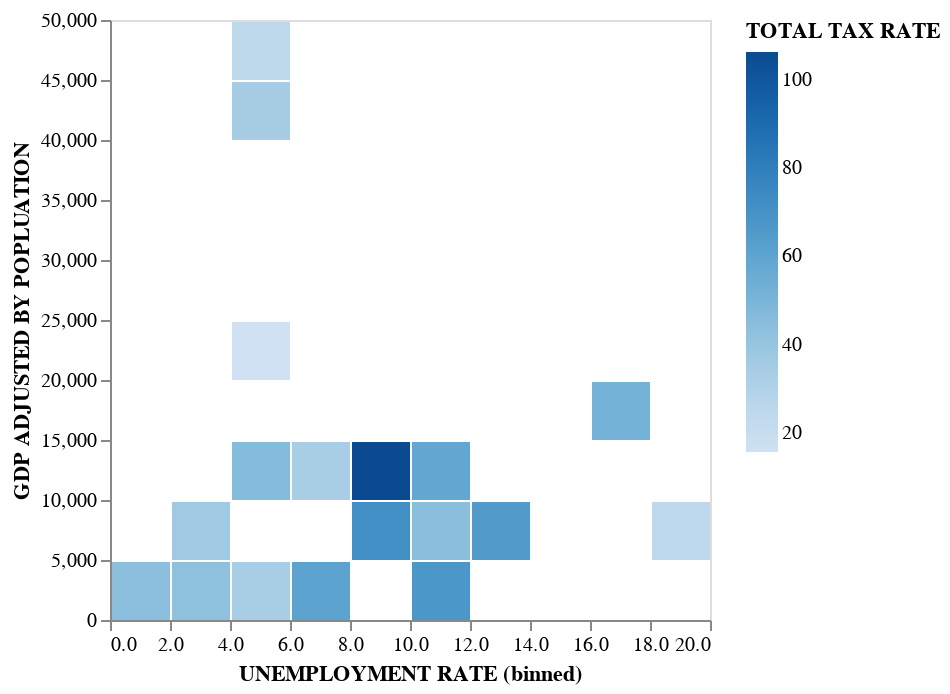

Notebook code for this chart:
### Code cell
alt.Chart(final_dataset).mark_bar().encode(
    alt.X('UNEMPLOYMENT RATE:Q', bin=alt.BinParams(maxbins=15)),
    alt.Y('result', bin=alt.BinParams(maxbins=10), title = 'GDP ADJUSTED BY POPLUATION'),
    alt.Color('TOTAL TAX RATE')
)

### Figure 1 — Vega-Lite specification as saved in the notebook (floating-point values rounded to 4 significant figures)
{"config": {"view": {"continuousWidth": 300, "continuousHeight": 300}}, "data": {"name": "data-b03b662c659bb7519168008b1c145fbf"}, "mark": {"type": "bar"}, "encoding": {"color": {"field": "TOTAL TAX RATE", "type": "quantitative"}, "x": {"bin": {"maxbins": 15}, "field": "UNEMPLOYMENT RATE", "type": "quantitative"}, "y": {"bin": {"maxbins": 10}, "field": "result", "title": "GDP ADJUSTED BY POPLUATION", "type": "quantitative"}}, "$schema": "https://vega.github.io/schema/vega-lite/v5.8.0.json", "datasets": {"data-b03b662c659bb7519168008b1c145fbf": [{"Unnamed: 0": 0, "date": "2023-03-21", "COUNTRY": "Afghanistan", "CAPITAL/MAJOR CITY": "Kabul", "CURRENCY-CODE": "AFN", "density": 60, "BIRTH RATE": 32.49, "CO2-EMISSIONS": 8672, "FERTILITY RATE": 4.47, "FORESTED AREA (%)": 2.1, "GDP": 19100000000.0, "INFANT MORTALITY": 47.9, "LIFE EXPECTANCY": 64.5, "MINIMUM WAGE": 0.43, "OFFICIAL LANGUAGE": "Pashto", "PHYSICIANS PER THOUSAND": 0.28, "POPULATION": 38041754, "TOTAL TAX RATE": 71.4, "UNEMPLOYMENT RATE": 11.12, "Generosity": 2, "Ladder score": 1, "Freedom to make life choices": 1, "Level Of Social Support in Society": "Very Low", "Level Of Corruption": "Very High", "result": 502.1}, {"Unnamed: 0": 1, "date": "2003-05-21", "COUNTRY": "Algeria", "CAPITAL/MAJOR CITY": "Algiers", "CURRENCY-CODE": "DZD", "density": 18, "BIRTH RATE": 24.28, "CO2-EMISSIONS": 150006, "FERTILITY RATE": 3.02, "FORESTED AREA (%)": 0.8, "GDP": 170000000000.0, "INFANT MORTALITY": 20.1, "LIFE EXPECTANCY": 76.7, "MINIMUM WAGE": 0.95, "OFFICIAL LANGUAGE": "Arabic", "PHYSICIANS PER THOUSAND": 1.72, "POPULATION": 43053054, "TOTAL TAX RATE": 66.1, "UNEMPLOYMENT RATE": 11.7, "Generosity": 1, "Ladder score": 3, "Freedom to make life choices": 2, "Level Of Social Support in Society": "Very High", "Level Of Corruption": "High", "result": 3948.0}, {"Unnamed: 0": 2, "date": "2023-07-17", "COUNTRY": "Argentina", "CAPITAL/MAJOR CITY": "Buenos Aires", "CURRENCY-CODE": "ARS", "density": 17, "BIRTH RATE": 17.02, "CO2-EMISSIONS": 201348, "FERTILITY RATE": 2.26, "FORESTED AREA (%)": 9.8, "GDP": 449700000000.0, "INFANT MORTALITY": 8.8, "LIFE EXPECTANCY": 76.5, "MINIMUM WAGE": 3.35, "OFFICIAL LANGUAGE": "Spanish", "PHYSICIANS PER THOUSAND": 3.96, "POPULATION": 44938712, "TOTAL TAX RATE": 106.3, "UNEMPLOYMENT RATE": 9.79, "Generosity": 2, "Ladder score": 4, "Freedom to make life choices": 4, "Level Of Social Support in Society": "Very High", "Level Of Corruption": "Very High", "result": 10010.0}, {"Unnamed: 0": 3, "date": "2018-04-02", "COUNTRY": "Bolivia", "CAPITAL/MAJOR CITY": "Sucre", "CURRENCY-CODE": "BOB", "density": 11, "BIRTH RATE": 21.75, "CO2-EMISSIONS": 21606, "FERTILITY RATE": 2.73, "FORESTED AREA (%)": 50.3, "GDP": 40900000000.0, "INFANT MORTALITY": 21.8, "LIFE EXPECTANCY": 71.2, "MINIMUM WAGE": 1.36, "OFFICIAL LANGUAGE": "Spanish", "PHYSICIANS PER THOUSAND": 1.59, "POPULATION": 11513100, "TOTAL TAX RATE": 83.7, "UNEMPLOYMENT RATE": 3.5, "Generosity": 2, "Ladder score": 4, "Freedom to make life choices": 5, "Level Of Social Support in Society": "High", "Level Of Corruption": "Very High", "result": 3552.0}, {"Unnamed: 0": 4, "date": "2017-04-03", "COUNTRY": "Botswana", "CAPITAL/MAJOR CITY": "Gaborone", "CURRENCY-CODE": "BWP", "density": 4, "BIRTH RATE": 24.82, "CO2-EMISSIONS": 6340, "FERTILITY RATE": 2.87, "FORESTED AREA (%)": 18.9, "GDP": 18340000000.0, "INFANT MORTALITY": 30.0, "LIFE EXPECTANCY": 69.3, "MINIMUM WAGE": 0.29, "OFFICIAL LANGUAGE": "English", "PHYSICIANS PER THOUSAND": 0.37, "POPULATION": 2346179, "TOTAL TAX RATE": 25.1, "UNEMPLOYMENT RATE": 18.19, "Generosity": 1, "Ladder score": 2, "Freedom to make life choices": 4, "Level Of Social Support in Society": "High", "Level Of Corruption": "Very High", "result": 7817.0}, {"Unnamed: 0": 5, "date": "2022-06-08", "COUNTRY": "Brazil", "CAPITAL/MAJOR CITY": "Bras���", "CURRENCY-CODE": "BRL", "density": 25, "BIRTH RATE": 13.92, "CO2-EMISSIONS": 462299, "FERTILITY RATE": 1.73, "FORESTED AREA (%)": 58.9, "GDP": 1840000000000.0, "INFANT MORTALITY": 12.8, "LIFE EXPECTANCY": 75.7, "MINIMUM WAGE": 1.53, "OFFICIAL LANGUAGE": "Portuguese", "PHYSICIANS PER THOUSAND": 2.15, "POPULATION": 212559417, "TOTAL TAX RATE": 65.1, "UNEMPLOYMENT RATE": 12.08, "Generosity": 2, "Ladder score": 4, "Freedom to make life choices": 4, "Level Of Social Support in Society": "High", "Level Of Corruption": "High", "result": 8655.0}, {"Unnamed: 0": 6, "date": "2012-10-28", "COUNTRY": "Canada", "CAPITAL/MAJOR CITY": "Ottawa", "CURRENCY-CODE": "CAD", "density": 4, "BIRTH RATE": 10.1, "CO2-EMISSIONS": 544894, "FERTILITY RATE": 1.5, "FORESTED AREA (%)": 38.2, "GDP": 1736000000000.0, "INFANT MORTALITY": 4.3, "LIFE EXPECTANCY": 81.9, "MINIMUM WAGE": 9.51, "OFFICIAL LANGUAGE": "French", "PHYSICIANS PER THOUSAND": 2.61, "POPULATION": 36991981, "TOTAL TAX RATE": 24.5, "UNEMPLOYMENT RATE": 5.56, "Generosity": 3, "Ladder score": 5, "Freedom to make life choices": 5, "Level Of Social Support in Society": "Very High", "Level Of Corruption": "Low", "result": 46940.0}, {"Unnamed: 0": 7, "date": "2020-09-01", "COUNTRY": "Chile", "CAPITAL/MAJOR CITY": "Santiago", "CURRENCY-CODE": "CLP", "density": 26, "BIRTH RATE": 12.43, "CO2-EMISSIONS": 85822, "FERTILITY RATE": 1.65, "FORESTED AREA (%)": 24.3, "GDP": 282300000000.0, "INFANT MORTALITY": 6.2, "LIFE EXPECTANCY": 80.0, "MINIMUM WAGE": 2.0, "OFFICIAL LANGUAGE": "Spanish", "PHYSICIANS PER THOUSAND": 2.59, "POPULATION": 18952038, "TOTAL TAX RATE": 34.0, "UNEMPLOYMENT RATE": 7.09, "Generosity": 2, "Ladder score": 4, "Freedom to make life choices": 4, "Level Of Social Support in Society": "Very High", "Level Of Corruption": "Very High", "result": 14900.0}, {"Unnamed: 0": 8, "date": "2023-05-25", "COUNTRY": "Colombia", "CAPITAL/MAJOR CITY": "Bogot�", "CURRENCY-CODE": "COP", "density": 46, "BIRTH RATE": 14.88, "CO2-EMISSIONS": 97814, "FERTILITY RATE": 1.81, "FORESTED AREA (%)": 52.7, "GDP": 323800000000.0, "INFANT MORTALITY": 12.2, "LIFE EXPECTANCY": 77.1, "MINIMUM WAGE": 1.23, "OFFICIAL LANGUAGE": "Spanish", "PHYSICIANS PER THOUSAND": 2.18, "POPULATION": 50339443, "TOTAL TAX RATE": 71.2, "UNEMPLOYMENT RATE": 9.71, "Generosity": 1, "Ladder score": 4, "Freedom to make life choices": 4, "Level Of Social Support in Society": "High", "Level Of Corruption": "Very High", "result": 6432.0}, {"Unnamed: 0": 9, "date": "2017-11-13", "COUNTRY": "Costa Rica", "CAPITAL/MAJOR CITY": "San Jos������", "CURRENCY-CODE": "CRC", "density": 100, "BIRTH RATE": 13.97, "CO2-EMISSIONS": 8023, "FERTILITY RATE": 1.75, "FORESTED AREA (%)": 54.6, "GDP": 61770000000.0, "INFANT MORTALITY": 7.6, "LIFE EXPECTANCY": 80.1, "MINIMUM WAGE": 1.84, "OFFICIAL LANGUAGE": "Spanish", "PHYSICIANS PER THOUSAND": 2.89, "POPULATION": 5047561, "TOTAL TAX RATE": 58.3, "UNEMPLOYMENT RATE": 11.85, "Generosity": 2, "Ladder score": 4, "Freedom to make life choices": 5, "Level Of Social Support in Society": "Very High", "Level Of Corruption": "High", "result": 12240.0}, {"Unnamed: 0": 10, "date": "2020-10-30", "COUNTRY": "Greece", "CAPITAL/MAJOR CITY": "Athens", "CURRENCY-CODE": "EUR", "density": 81, "BIRTH RATE": 8.1, "CO2-EMISSIONS": 62434, "FERTILITY RATE": 1.35, "FORESTED AREA (%)": 31.7, "GDP": 209900000000.0, "INFANT MORTALITY": 3.6, "LIFE EXPECTANCY": 81.3, "MINIMUM WAGE": 4.46, "OFFICIAL LANGUAGE": "Greek", "PHYSICIANS PER THOUSAND": 5.48, "POPULATION": 10716322, "TOTAL TAX RATE": 51.9, "UNEMPLOYMENT RATE": 17.24, "Generosity": 1, "Ladder score": 4, "Freedom to make life choices": 2, "Level Of Social Support in Society": "High", "Level Of Corruption": "Very High", "result": 19580.0}, {"Unnamed: 0": 11, "date": "2017-06-14", "COUNTRY": "Guatemala", "CAPITAL/MAJOR CITY": "Guatemala City", "CURRENCY-CODE": "GTQ", "density": 167, "BIRTH RATE": 24.56, "CO2-EMISSIONS": 16777, "FERTILITY RATE": 2.87, "FORESTED AREA (%)": 32.7, "GDP": 76710000000.0, "INFANT MORTALITY": 22.1, "LIFE EXPECTANCY": 74.1, "MINIMUM WAGE": 1.6, "OFFICIAL LANGUAGE": "Spanish", "PHYSICIANS PER THOUSAND": 0.35, "POPULATION": 16604026, "TOTAL TAX RATE": 35.2, "UNEMPLOYMENT RATE": 2.46, "Generosity": 2, "Ladder score": 4, "Freedom to make life choices": 5, "Level Of Social Support in Society": "High", "Level Of Corruption": "Very High", "result": 4620.0}, {"Unnamed: 0": 12, "date": "2016-01-03", "COUNTRY": "India", "CAPITAL/MAJOR CITY": "New Delhi", "CURRENCY-CODE": "INR", "density": 464, "BIRTH RATE": 17.86, "CO2-EMISSIONS": 2407672, "FERTILITY RATE": 2.22, "FORESTED AREA (%)": 23.8, "GDP": 2611000000000.0, "INFANT MORTALITY": 29.9, "LIFE EXPECTANCY": 69.4, "MINIMUM WAGE": 0.3, "OFFICIAL LANGUAGE": "Hindi", "PHYSICIANS PER THOUSAND": 0.86, "POPULATION": 1366417754, "TOTAL TAX RATE": 49.7, "UNEMPLOYMENT RATE": 5.36, "Generosity": 3, "Ladder score": 2, "Freedom to make life choices": 5, "Level Of Social Support in Society": "Moderate", "Level Of Corruption": "Very High", "result": 1911.0}, {"Unnamed: 0": 13, "date": "2023-04-24", "COUNTRY": "Indonesia", "CAPITAL/MAJOR CITY": "Jakarta", "CURRENCY-CODE": "IDR", "density": 151, "BIRTH RATE": 18.07, "CO2-EMISSIONS": 563325, "FERTILITY RATE": 2.31, "FORESTED AREA (%)": 49.9, "GDP": 1119000000000.0, "INFANT MORTALITY": 21.1, "LIFE EXPECTANCY": 71.5, "MINIMUM WAGE": 0.48, "OFFICIAL LANGUAGE": "Indonesian", "PHYSICIANS PER THOUSAND": 0.43, "POPULATION": 270203917, "TOTAL TAX RATE": 30.1, "UNEMPLOYMENT RATE": 4.69, "Generosity": 5, "Ladder score": 3, "Freedom to make life choices": 5, "Level Of Social Support in Society": "High", "Level Of Corruption": "Very High", "result": 4142.0}, {"Unnamed: 0": 14, "date": "2017-11-12", "COUNTRY": "Iran", "CAPITAL/MAJOR CITY": "Tehran", "CURRENCY-CODE": "IRR", "density": 52, "BIRTH RATE": 18.78, "CO2-EMISSIONS": 661710, "FERTILITY RATE": 2.14, "FORESTED AREA (%)": 6.6, "GDP": 445300000000.0, "INFANT MORTALITY": 12.4, "LIFE EXPECTANCY": 76.5, "MINIMUM WAGE": 1.58, "OFFICIAL LANGUAGE": "Persian", "PHYSICIANS PER THOUSAND": 1.58, "POPULATION": 82913906, "TOTAL TAX RATE": 44.7, "UNEMPLOYMENT RATE": 11.38, "Generosity": 3, "Ladder score": 3, "Freedom to make life choices": 2, "Level Of Social Support in Society": "High", "Level Of Corruption": "High", "result": 5371.0}, {"Unnamed: 0": 15, "date": "2008-10-05", "COUNTRY": "Kyrgyzstan", "CAPITAL/MAJOR CITY": "Bishkek", "CURRENCY-CODE": "KGS", "density": 34, "BIRTH RATE": 27.1, "CO2-EMISSIONS": 9787, "FERTILITY RATE": 3.3, "FORESTED AREA (%)": 3.3, "GDP": 8455000000.0, "INFANT MORTALITY": 16.9, "LIFE EXPECTANCY": 71.4, "MINIMUM WAGE": 0.09, "OFFICIAL LANGUAGE": "Russian", "PHYSICIANS PER THOUSAND": 1.88, "POPULATION": 6456900, "TOTAL TAX RATE": 29.0, "UNEMPLOYMENT RATE": 6.33, "Generosity": 3, "Ladder score": 4, "Freedom to make life choices": 5, "Level Of Social Support in Society": "Very High", "Level Of Corruption": "Very High", "result": 1309.0}, {"Unnamed: 0": 16, "date": "2021-01-11", "COUNTRY": "Mongolia", "CAPITAL/MAJOR CITY": "Ulaanbaatar", "CURRENCY-CODE": "MNT", "density": 2, "BIRTH RATE": 24.13, "CO2-EMISSIONS": 25368, "FERTILITY RATE": 2.9, "FORESTED AREA (%)": 8.0, "GDP": 13850000000.0, "INFANT MORTALITY": 14.0, "LIFE EXPECTANCY": 69.7, "MINIMUM WAGE": 0.65, "OFFICIAL LANGUAGE": "Mongolian", "PHYSICIANS PER THOUSAND": 2.86, "POPULATION": 3225167, "TOTAL TAX RATE": 25.7, "UNEMPLOYMENT RATE": 6.01, "Generosity": 3, "Ladder score": 4, "Freedom to make life choices": 3, "Level Of Social Support in Society": "Very High", "Level Of Corruption": "Very High", "result": 4295.0}, {"Unnamed: 0": 17, "date": "2006-02-22", "COUNTRY": "Mozambique", "CAPITAL/MAJOR CITY": "Maputo", "CURRENCY-CODE": "MZN", "density": 40, "BIRTH RATE": 37.52, "CO2-EMISSIONS": 7943, "FERTILITY RATE": 4.85, "FORESTED AREA (%)": 48.0, "GDP": 14930000000.0, "INFANT MORTALITY": 54.0, "LIFE EXPECTANCY": 60.2, "MINIMUM WAGE": 0.27, "OFFICIAL LANGUAGE": "Portuguese", "PHYSICIANS PER THOUSAND": 0.08, "POPULATION": 30366036, "TOTAL TAX RATE": 36.1, "UNEMPLOYMENT RATE": 3.24, "Generosity": 2, "Ladder score": 3, "Freedom to make life choices": 5, "Level Of Social Support in Society": "Moderate", "Level Of Corruption": "High", "result": 491.8}, {"Unnamed: 0": 18, "date": "2016-08-24", "COUNTRY": "Myanmar", "CAPITAL/MAJOR CITY": "Naypyidaw", "CURRENCY-CODE": "MMK", "density": 83, "BIRTH RATE": 17.55, "CO2-EMISSIONS": 25280, "FERTILITY RATE": 2.15, "FORESTED AREA (%)": 43.6, "GDP": 76090000000.0, "INFANT MORTALITY": 36.8, "LIFE EXPECTANCY": 66.9, "MINIMUM WAGE": 0.39, "OFFICIAL LANGUAGE": "Burmese", "PHYSICIANS PER THOUSAND": 0.68, "POPULATION": 54045420, "TOTAL TAX RATE": 31.2, "UNEMPLOYMENT RATE": 1.58, "Generosity": 5, "Ladder score": 3, "Freedom to make life choices": 3, "Level Of Social Support in Society": "High", "Level Of Corruption": "High", "result": 1408.0}, {"Unnamed: 0": 19, "date": "2015-05-12", "COUNTRY": "Nepal", "CAPITAL/MAJOR CITY": "Kathmandu", "CURRENCY-CODE": "NPR", "density": 203, "BIRTH RATE": 19.89, "CO2-EMISSIONS": 9105, "FERTILITY RATE": 1.92, "FORESTED AREA (%)": 25.4, "GDP": 30640000000.0, "INFANT MORTALITY": 26.7, "LIFE EXPECTANCY": 70.5, "MINIMUM WAGE": 0.36, "OFFICIAL LANGUAGE": "Nepali", "PHYSICIANS PER THOUSAND": 0.75, "POPULATION": 28608710, "TOTAL TAX RATE": 41.8, "UNEMPLOYMENT RATE": 1.41, "Generosity": 3, "Ladder score": 3, "Freedom to make life choices": 4, "Level Of Social Support in Society": "High", "Level Of Corruption": "Very High", "result": 1071.0}, {"Unnamed: 0": 20, "date": "2016-11-14", "COUNTRY": "New Zealand", "CAPITAL/MAJOR CITY": "Wellington", "CURRENCY-CODE": "NZD", "density": 18, "BIRTH RATE": 11.98, "CO2-EMISSIONS": 34382, "FERTILITY RATE": 1.71, "FORESTED AREA (%)": 38.6, "GDP": 206900000000.0, "INFANT MORTALITY": 4.7, "LIFE EXPECTANCY": 81.9, "MINIMUM WAGE": 11.49, "OFFICIAL LANGUAGE": "English", "PHYSICIANS PER THOUSAND": 3.59, "POPULATION": 4841000, "TOTAL TAX RATE": 34.6, "UNEMPLOYMENT RATE": 4.07, "Generosity": 3, "Ladder score": 5, "Freedom to make life choices": 5, "Level Of Social Support in Society": "Very High", "Level Of Corruption": "Very Low", "result": 42750.0}, {"Unnamed: 0": 21, "date": "2014-04-11", "COUNTRY": "Nicaragua", "CAPITAL/MAJOR CITY": "Managua", "CURRENCY-CODE": "NIO", "density": 55, "BIRTH RATE": 20.64, "CO2-EMISSIONS": 5592, "FERTILITY RATE": 2.4, "FORESTED AREA (%)": 25.9, "GDP": 12520000000.0, "INFANT MORTALITY": 15.7, "LIFE EXPECTANCY": 74.3, "MINIMUM WAGE": 0.54, "OFFICIAL LANGUAGE": "Spanish", "PHYSICIANS PER THOUSAND": 0.98, "POPULATION": 6545502, "TOTAL TAX RATE": 60.6, "UNEMPLOYMENT RATE": 6.84, "Generosity": 2, "Ladder score": 4, "Freedom to make life choices": 5, "Level Of Social Support in Society": "High", "Level Of Corruption": "High", "result": 1913.0}, {"Unnamed: 0": 22, "date": "2013-09-28", "COUNTRY": "Pakistan", "CAPITAL/MAJOR CITY": "Islamabad", "CURRENCY-CODE": "PKR", "density": 287, "BIRTH RATE": 28.25, "CO2-EMISSIONS": 201150, "FERTILITY RATE": 3.51, "FORESTED AREA (%)": 1.9, "GDP": 304400000000.0, "INFANT MORTALITY": 57.2, "LIFE EXPECTANCY": 67.1, "MINIMUM WAGE": 0.69, "OFFICIAL LANGUAGE": "Urdu", "PHYSICIANS PER THOUSAND": 0.98, "POPULATION": 216565318, "TOTAL TAX RATE": 33.9, "UNEMPLOYMENT RATE": 4.45, "Generosity": 2, "Ladder score": 3, "Freedom to make life choices": 4, "Level Of Social Support in Society": "Moderate", "Level Of Corruption": "Very High", "result": 1406.0}, {"Unnamed: 0": 23, "date": "2022-05-26", "COUNTRY": "Peru", "CAPITAL/MAJOR CITY": "Lima", "CURRENCY-CODE": "PEN", "density": 26, "BIRTH RATE": 17.95, "CO2-EMISSIONS": 57414, "FERTILITY RATE": 2.25, "FORESTED AREA (%)": 57.7, "GDP": 226800000000.0, "INFANT MORTALITY": 11.1, "LIFE EXPECTANCY": 76.5, "MINIMUM WAGE": 1.28, "OFFICIAL LANGUAGE": "Spanish", "PHYSICIANS PER THOUSAND": 1.27, "POPULATION": 32510453, "TOTAL TAX RATE": 36.8, "UNEMPLOYMENT RATE": 3.31, "Generosity": 1, "Ladder score": 4, "Freedom to make life choices": 4, "Level Of Social Support in Society": "High", "Level Of Corruption": "Very High", "result": 6978.0}, {"Unnamed: 0": 24, "date": "2022-07-27", "COUNTRY": "Philippines", "CAPITAL/MAJOR CITY": "Manila", "CURRENCY-CODE": "PHP", "density": 368, "BIRTH RATE": 20.55, "CO2-EMISSIONS": 122287, "FERTILITY RATE": 2.58, "FORESTED AREA (%)": 27.8, "GDP": 376800000000.0, "INFANT MORTALITY": 22.5, "LIFE EXPECTANCY": 71.1, "MINIMUM WAGE": 1.12, "OFFICIAL LANGUAGE": "English", "PHYSICIANS PER THOUSAND": 0.6, "POPULATION": 108116615, "TOTAL TAX RATE": 43.1, "UNEMPLOYMENT RATE": 2.15, "Generosity": 2, "Ladder score": 4, "Freedom to make life choices": 5, "Level Of Social Support in Society": "High", "Level Of Corruption": "High", "result": 3485.0}, {"Unnamed: 0": 25, "date": "2020-02-13", "COUNTRY": "Russia", "CAPITAL/MAJOR CITY": "Moscow", "CURRENCY-CODE": "RUB", "density": 9, "BIRTH RATE": 11.5, "CO2-EMISSIONS": 1732027, "FERTILITY RATE": 1.57, "FORESTED AREA (%)": 49.8, "GDP": 1700000000000.0, "INFANT MORTALITY": 6.1, "LIFE EXPECTANCY": 72.7, "MINIMUM WAGE": 0.53, "OFFICIAL LANGUAGE": "Russian", "PHYSICIANS PER THOUSAND": 4.01, "POPULATION": 144373535, "TOTAL TAX RATE": 46.2, "UNEMPLOYMENT RATE": 4.59, "Generosity": 2, "Ladder score": 4, "Freedom to make life choices": 3, "Level Of Social Support in Society": "Very High", "Level Of Corruption": "Very High", "result": 11770.0}, {"Unnamed: 0": 26, "date": "1995-11-22", "COUNTRY": "Saudi Arabia", "CAPITAL/MAJOR CITY": "Riyadh", "CURRENCY-CODE": "SAR", "density": 16, "BIRTH RATE": 17.8, "CO2-EMISSIONS": 563449, "FERTILITY RATE": 2.32, "FORESTED AREA (%)": 0.5, "GDP": 793000000000.0, "INFANT MORTALITY": 6.0, "LIFE EXPECTANCY": 75.0, "MINIMUM WAGE": 3.85, "OFFICIAL LANGUAGE": "Arabic", "PHYSICIANS PER THOUSAND": 2.61, "POPULATION": 34268528, "TOTAL TAX RATE": 15.7, "UNEMPLOYMENT RATE": 5.93, "Generosity": 2, "Ladder score": 4, "Freedom to make life choices": 5, "Level Of Social Support in Society": "Very High", "Level Of Corruption": "High", "result": 23140.0}, {"Unnamed: 0": 27, "date": "2023-02-23", "COUNTRY": "Tajikistan", "CAPITAL/MAJOR CITY": "Dushanbe", "CURRENCY-CODE": "TJS", "density": 68, "BIRTH RATE": 30.76, "CO2-EMISSIONS": 5310, "FERTILITY RATE": 3.59, "FORESTED AREA (%)": 3.0, "GDP": 8117000000.0, "INFANT MORTALITY": 30.4, "LIFE EXPECTANCY": 70.9, "MINIMUM WAGE": 0.23, "OFFICIAL LANGUAGE": "Persian", "PHYSICIANS PER THOUSAND": 1.7, "POPULATION": 9321018, "TOTAL TAX RATE": 67.3, "UNEMPLOYMENT RATE": 11.02, "Generosity": 2, "Ladder score": 3, "Freedom to make life choices": 4, "Level Of Social Support in Society": "High", "Level Of Corruption": "Moderate", "result": 870.8}, {"Unnamed: 0": 28, "date": "2005-12-05", "COUNTRY": "Tanzania", "CAPITAL/MAJOR CITY": "Dodoma", "CURRENCY-CODE": "TZS", "density": 67, "BIRTH RATE": 36.7, "CO2-EMISSIONS": 11973, "FERTILITY RATE": 4.89, "FORESTED AREA (%)": 51.6, "GDP": 63180000000.0, "INFANT MORTALITY": 37.6, "LIFE EXPECTANCY": 65.0, "MINIMUM WAGE": 0.09, "OFFICIAL LANGUAGE": "Swahili", "PHYSICIANS PER THOUSAND": 0.01, "POPULATION": 58005463, "TOTAL TAX RATE": 43.8, "UNEMPLOYMENT RATE": 1.98, "Generosity": 3, "Ladder score": 2, "Freedom to make life choices": 4, "Level Of Social Support in Society": "Moderate", "Level Of Corruption": "Moderate", "result": 1089.0}]}}
